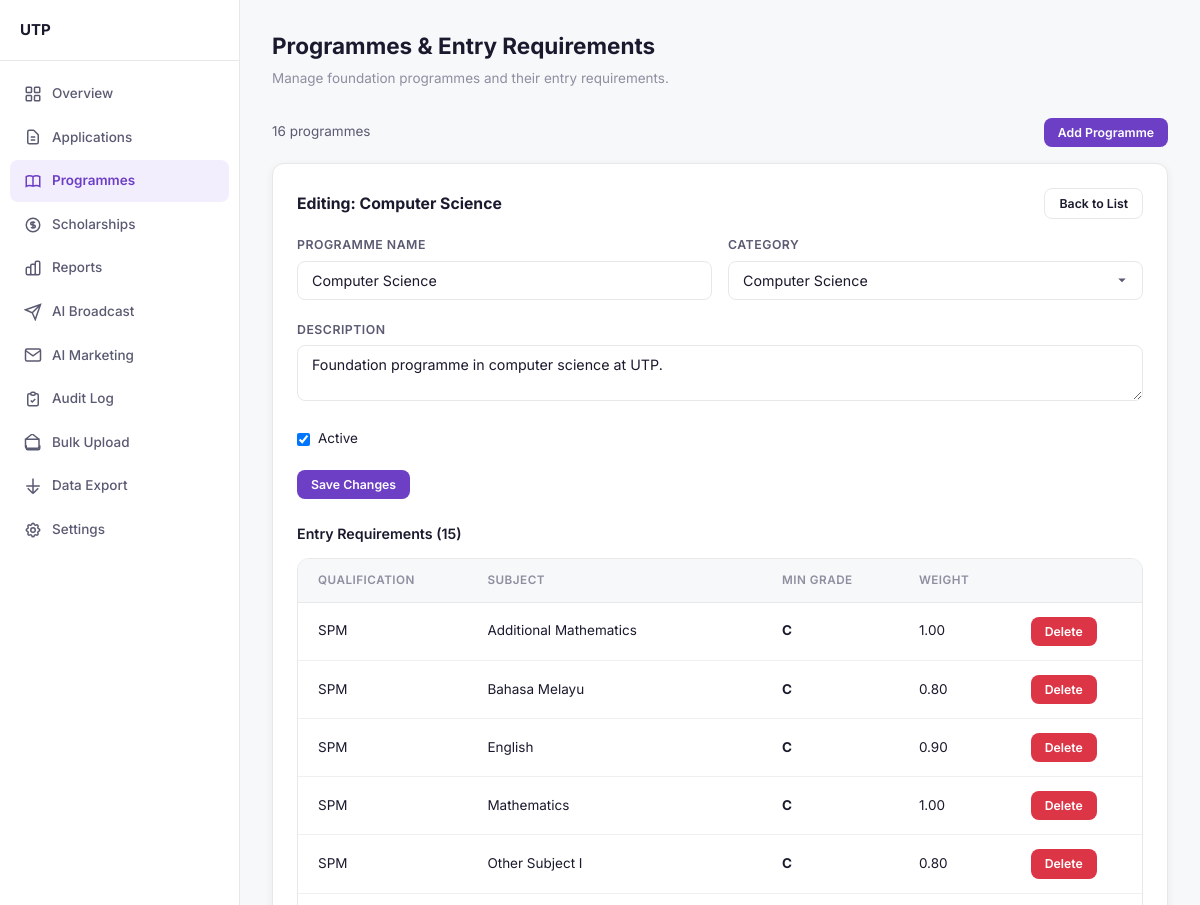
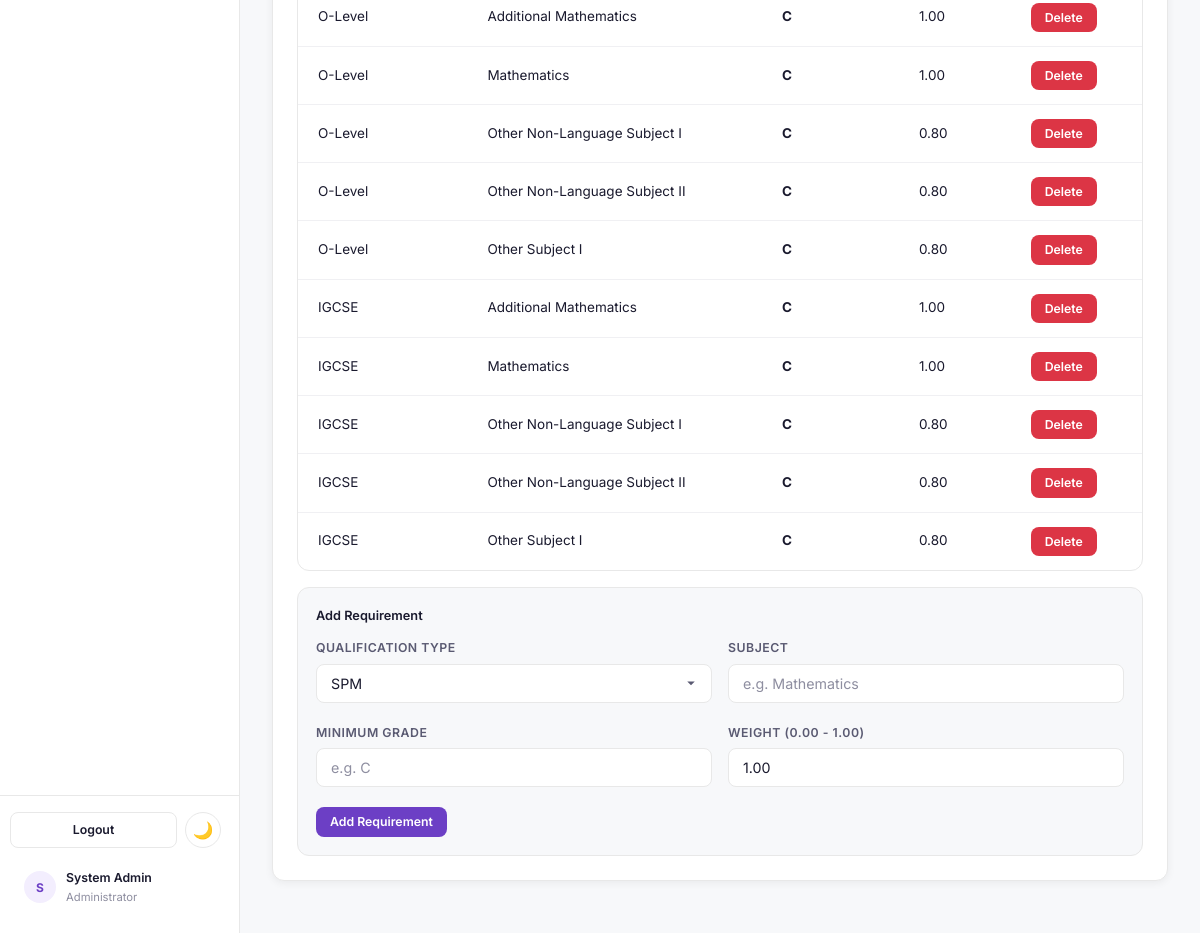
Screenshot of /admin/programmes.php?edit=12 (signed in) with the database file from the repository (2 pictures, top to bottom).
### tables this page shows
CREATE TABLE IF NOT EXISTS programmes (
    id INT AUTO_INCREMENT PRIMARY KEY,
    name VARCHAR(150) NOT NULL,
    category VARCHAR(100) NOT NULL,
    description TEXT,
    duration VARCHAR(50),
    foundation_fee DECIMAL(12,2) DEFAULT 0,
    undergraduate_fee DECIMAL(12,2) DEFAULT 0,
    stem_bonus TINYINT(1) DEFAULT 0,
    is_active TINYINT(1) DEFAULT 1,
    created_at TIMESTAMP DEFAULT CURRENT_TIMESTAMP
);

CREATE TABLE IF NOT EXISTS entry_requirements (
    id INT AUTO_INCREMENT PRIMARY KEY,
    programme_id INT NOT NULL,
    qual_type ENUM('SPM', 'O-Level', 'IGCSE') NOT NULL,
    subject VARCHAR(100) NOT NULL,
    min_grade VARCHAR(10) NOT NULL,
    weight DECIMAL(3,2) DEFAULT 1.00,
    FOREIGN KEY (programme_id) REFERENCES programmes(id) ON DELETE CASCADE
);

### admin/programmes.php (the view, shortened to what this page needs)
<?php
require_once __DIR__ . '/admin_header.php';
$db = getDB();
$programmes = $db->query("SELECT p.id, p.name, p.category, p.description, p.is_active, (SELECT COUNT(*) FROM entry_requirements er WHERE er.programme_id = p.id) as req_count FROM programmes p ORDER BY p.category, p.name")->fetchAll();
$editProg = null;
$editReqs = [];
if (isset($_GET['edit'])) {
    $editId = intval($_GET['edit']);
    $stmt = $db->prepare("SELECT id, name, category, description, is_active FROM programmes WHERE id = ?");
    $stmt->execute([$editId]);
    $editProg = $stmt->fetch();
    if ($editProg) {
        $stmt = $db->prepare("SELECT id, programme_id, qual_type, subject, min_grade, weight FROM entry_requirements WHERE programme_id = ? ORDER BY qual_type, subject");
        $stmt->execute([$editId]);
        $editReqs = $stmt->fetchAll();
    }
}
?>
<div class="page-header">
    <h1>Programmes & Entry Requirements</h1>
    <p>Manage foundation programmes and their entry requirements.</p>
</div>
<div class="flex-between mb-4">
    <span style="font-size:0.9rem; color:var(--text-secondary);"><?= count($programmes) ?> programmes</span>
    <button data-modal-target="add_programme_modal" class="btn btn-purple btn-sm">Add Programme</button>
</div>
<?php if ($editProg): ?>
<div class="card mb-6">
    <div class="flex-between mb-4">
        <h3 style="font-size:1.05rem;">Editing: <?= htmlspecialchars($editProg['name']) ?></h3>
        <a href="/admin/programmes.php" class="btn btn-outline btn-sm">Back to List</a>
    </div>
    <form method="POST" style="margin-bottom:24px;">
        <div class="form-row">
            <div class="form-group">
                <label class="form-label">Programme Name</label>
                <input type="text" name="name" class="form-input admin-focus" value="<?= htmlspecialchars($editProg['name']) ?>" required>
            </div>
            <div class="form-group">
                <label class="form-label">Category</label>
                <select name="category" class="form-select" required>
                    <option value="Computer Science" <?= $editProg['category'] === 'Computer Science' ? 'selected' : '' ?>>Computer Science</option>
                </select>
            </div>
        </div>
        <div class="form-group">
            <label class="form-label">Description</label>
            <textarea name="description" class="form-input admin-focus" rows="2"><?= htmlspecialchars($editProg['description']) ?></textarea>
        </div>
        <div class="form-group">
            <label style="display:flex; align-items:center; gap:8px; font-size:0.9rem; cursor:pointer;">
                <input type="checkbox" name="is_active" <?= $editProg['is_active'] ? 'checked' : '' ?>> Active
            </label>
        </div>
        <button type="submit" class="btn btn-purple btn-sm">Save Changes</button>
    </form>
    <h4 style="font-size:0.95rem; font-weight:600; margin-bottom:12px;">Entry Requirements (<?= count($editReqs) ?>)</h4>
    <?php if (!empty($editReqs)): ?>
    <div class="table-wrap mb-4">
        <table>
            <thead><tr><th>Qualification</th><th>Subject</th><th>Min Grade</th><th>Weight</th><th></th></tr></thead>
            <tbody>
            <?php foreach ($editReqs as $req): ?>
                <tr>
                    <td><?= htmlspecialchars($req['qual_type']) ?></td>
                    <td><?= htmlspecialchars($req['subject']) ?></td>
                    <td><strong><?= htmlspecialchars($req['min_grade']) ?></strong></td>
                    <td><?= $req['weight'] ?></td>
                    <td>
                        <form method="POST" style="display:inline;" onsubmit="return confirm('Delete this requirement?')">
                            <button type="submit" class="btn btn-danger btn-sm">Delete</button>
                        </form>
                    </td>
                </tr>
            <?php endforeach; ?>
            </tbody>
        </table>
    </div>
    <?php endif; ?>
    <form method="POST" class="card card-flat" style="background:var(--bg-page); padding:18px;">
        <h5 style="font-size:0.85rem; font-weight:600; margin-bottom:12px;">Add Requirement</h5>
        <div class="form-row">
            <div class="form-group">
                <label class="form-label">Qualification Type</label>
                <select name="qual_type" class="form-select" required>
                    <option value="SPM">SPM</option>
                </select>
            </div>
            <div class="form-group">
                <label class="form-label">Subject</label>
                <input type="text" name="subject" class="form-input admin-focus" placeholder="e.g. Mathematics" required>
            </div>
        </div>
        <div class="form-row">
            <div class="form-group">
                <label class="form-label">Minimum Grade</label>
                <input type="text" name="min_grade" class="form-input admin-focus" placeholder="e.g. C" required>
            </div>
            <div class="form-group">
                <label class="form-label">Weight (0.00 - 1.00)</label>
                <input type="number" name="weight" class="form-input admin-focus" value="1.00" min="0" max="1" step="0.05" required>
            </div>
        </div>
        <button type="submit" class="btn btn-purple btn-sm">Add Requirement</button>
    </form>
</div>
<?php endif; ?>
<?php require_once __DIR__ . '/admin_footer.php'; ?>

### assets/css/style.css (style rules this page uses)
*, *::before, *::after { margin: 0; padding: 0; box-sizing: border-box; }
:root { --orange: #e8630a; --orange-hover: #cf5800; --orange-light: #fff4ec; --orange-badge: #fef0e6; --purple: #6c3fc5; --purple-hover: #5a32a3; --purple-light: #f3eefe; --purple-badge: #ece5f9; --text: #1a1a2e; --text-secondary: #5a5a72; --text-muted: #8e8ea0; --bg: #ffffff; --bg-page: #f7f8fa; --border: #e8e8e8; --border-light: #f0f0f3; --card-shadow: 0 2px 8px rgba(0,0,0,0.06); --card-shadow-hover: 0 4px 16px rgba(0,0,0,0.1); --green: #22a867; --green-bg: #edfaf3; --yellow: #e6a817; --yellow-bg: #fef9ea; --red: #dc3545; --red-bg: #fef0f1; --blue: #3b82f6; --blue-bg: #eff6ff; --radius: 8px; --radius-lg: 12px; --font: 'Inter', -apple-system, BlinkMacSystemFont, sans-serif; }
html { font-size: 15px; }
body { font-family: var(--font); color: var(--text); background: var(--bg-page); line-height: 1.6; -webkit-font-smoothing: antialiased; }
a { color: inherit; text-decoration: none; }
button, input, select, textarea { font-family: inherit; font-size: inherit; }
.btn { display: inline-flex; align-items: center; justify-content: center; gap: 8px; padding: 10px 20px; border-radius: var(--radius); font-weight: 600; font-size: 0.9rem; border: none; cursor: pointer; transition: all 0.2s; text-decoration: none; line-height: 1.4; }
.btn-purple { background: var(--purple); color: #fff; }
.btn-outline { background: transparent; border: 1.5px solid var(--border); color: var(--text); }
.btn-danger { background: var(--red); color: #fff; }
.btn-sm { padding: 6px 14px; font-size: 0.82rem; }
.card { background: var(--bg); border: 1px solid var(--border); border-radius: var(--radius-lg); padding: 24px; box-shadow: var(--card-shadow); transition: box-shadow 0.2s; }
.card-flat { box-shadow: none; }
.form-group { margin-bottom: 20px; }
.form-label { display: block; font-size: 0.82rem; font-weight: 600; color: var(--text-secondary); text-transform: uppercase; letter-spacing: 0.5px; margin-bottom: 6px; }
.form-input { width: 100%; padding: 10px 14px; border: 1.5px solid var(--border); border-radius: var(--radius); font-size: 0.95rem; color: var(--text); background: var(--bg); transition: border-color 0.2s; outline: none; }
.form-input::placeholder { color: var(--text-muted); }
.form-row { display: grid; grid-template-columns: 1fr 1fr; gap: 16px; }
.form-select { width: 100%; padding: 10px 14px; border: 1.5px solid var(--border); border-radius: var(--radius); font-size: 0.95rem; color: var(--text); background: var(--bg); outline: none; cursor: pointer; appearance: none; background-repeat: no-repeat; background-position: right 14px center; }
.table-wrap { background: var(--bg); border: 1px solid var(--border); border-radius: var(--radius-lg); overflow-x: auto; -webkit-overflow-scrolling: touch; }
.table-wrap table { width: 100%; border-collapse: collapse; }
.table-wrap th { text-align: left; padding: 12px 20px; font-size: 0.78rem; font-weight: 600; color: var(--text-muted); text-transform: uppercase; letter-spacing: 0.5px; border-bottom: 1px solid var(--border); background: var(--bg-page); }
.table-wrap td { padding: 14px 20px; font-size: 0.9rem; border-bottom: 1px solid var(--border-light); }
.table-wrap tr:last-child td { border-bottom: none; }
.page-header { margin-bottom: 28px; }
.page-header h1 { font-size: 1.5rem; font-weight: 700; color: var(--text); }
.page-header p { color: var(--text-muted); font-size: 0.9rem; margin-top: 4px; }
.mb-4 { margin-bottom: 16px; }
.mb-6 { margin-bottom: 24px; }
.flex-between { display: flex; justify-content: space-between; align-items: center; }

### assets/css/dark-mode.css (style rules this page uses)
body, .navbar, .sidebar, .card, .admin-card, input, select, textarea, .btn { transition: background-color 0.3s ease, color 0.3s ease, border-color 0.3s ease; }

### rows the page displays
programmes: name "Computer Science", category "Computer Science", description "Foundation programme in computer science at UTP.", is_active "☑"
entry_requirements: qual_type "SPM", subject "Additional Mathematics", min_grade "C", weight "1.00"
entry_requirements: qual_type "SPM", subject "Bahasa Melayu", min_grade "C", weight "0.80"
entry_requirements: qual_type "SPM", subject "English", min_grade "C", weight "0.90"
entry_requirements: qual_type "SPM", subject "Mathematics", min_grade "C", weight "1.00"
entry_requirements: qual_type "SPM", subject "Other Subject I", min_grade "C", weight "0.80"
entry_requirements: qual_type "O-Level", subject "Additional Mathematics", min_grade "C", weight "1.00"
entry_requirements: qual_type "O-Level", subject "Mathematics", min_grade "C", weight "1.00"
entry_requirements: qual_type "O-Level", subject "Other Non-Language Subject I", min_grade "C", weight "0.80"
entry_requirements: qual_type "O-Level", subject "Other Non-Language Subject II", min_grade "C", weight "0.80"
entry_requirements: qual_type "O-Level", subject "Other Subject I", min_grade "C", weight "0.80"
entry_requirements: qual_type "IGCSE", subject "Additional Mathematics", min_grade "C", weight "1.00"
entry_requirements: qual_type "IGCSE", subject "Mathematics", min_grade "C", weight "1.00"
entry_requirements: qual_type "IGCSE", subject "Other Non-Language Subject I", min_grade "C", weight "0.80"
entry_requirements: qual_type "IGCSE", subject "Other Non-Language Subject II", min_grade "C", weight "0.80"
entry_requirements: qual_type "IGCSE", subject "Other Subject I", min_grade "C", weight "0.80"

### other values shown
$initials "S"
$currentUser['full_name'] "System Admin"
count($programmes) "16"
count($editReqs) "15"
